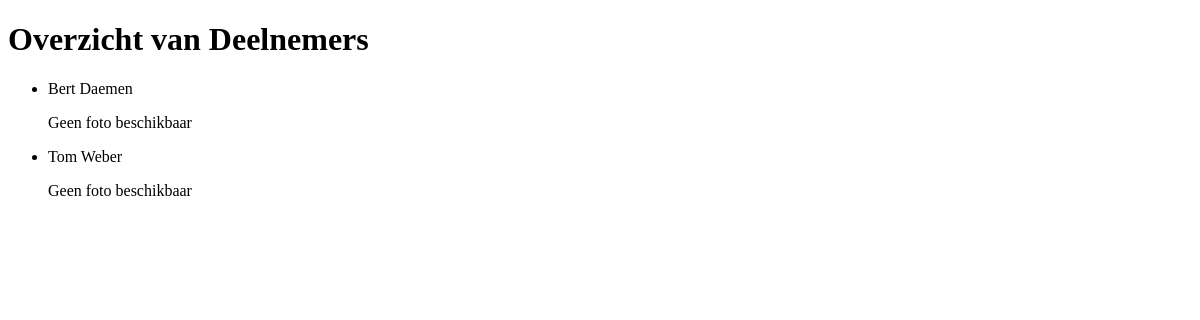
Page /deelnemers/ on the earlier database version.
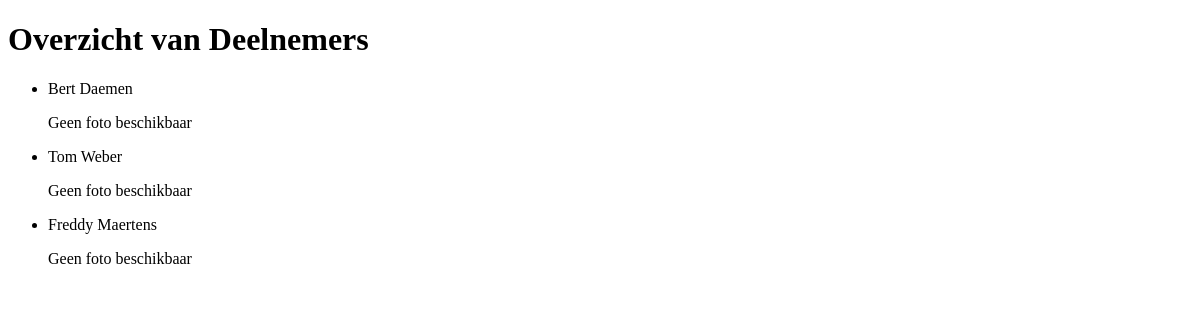
Same page on the later database version.
### deelnemers/models.py (models this page shows, shortened)
class Deelnemer(models.Model):
    voornaam = models.CharField(max_length=64)
    achternaam = models.CharField(max_length=64)
    naamvoornaam = models.CharField(max_length=128, default='Voornaam Achternaam')
    status = models.CharField(max_length=64, default='Actief')
    ploegnaam = models.CharField(max_length=64, default='Geen ploegnaam')
    clan = models.CharField(max_length=64, default='Geen clan')

### deelnemers/views.py (the view)
# urls.py: path('deelnemers/', views.deelnemer, name='deelnemers'),
def deelnemer(request):
    deelnemers = Deelnemer.objects.all()
    return render(request, 'deelnemers/lijst.html', {'deelnemers':deelnemers})

### deelnemers/templates/deelnemers/lijst.html (shortened to what this page needs)
{% load static %}
<!DOCTYPE html>
<html>
<head>
</head>
<body>
    <h1>Overzicht van Deelnemers</h1>
    <ul>
        {% for deelnemer in deelnemers %}
            <li>{{ deelnemer.voornaam }} {{ deelnemer.achternaam }}</li>
             {% if deelnemer.foto %}
             <img src="{{ deelnemer.foto.url }}" alt="Foto van {{ deelnemer.voornaam }}" height="100">
             {% else %}
                 <p>Geen foto beschikbaar</p>
             {% endif %}
        {% empty %}
            <li>Geen deelnemers gevonden.</li>
        {% endfor %}
    </ul>
</body>
</html>

Differences in the rows shown:
added Deelnemer: voornaam "Freddy", achternaam "Maertens"
